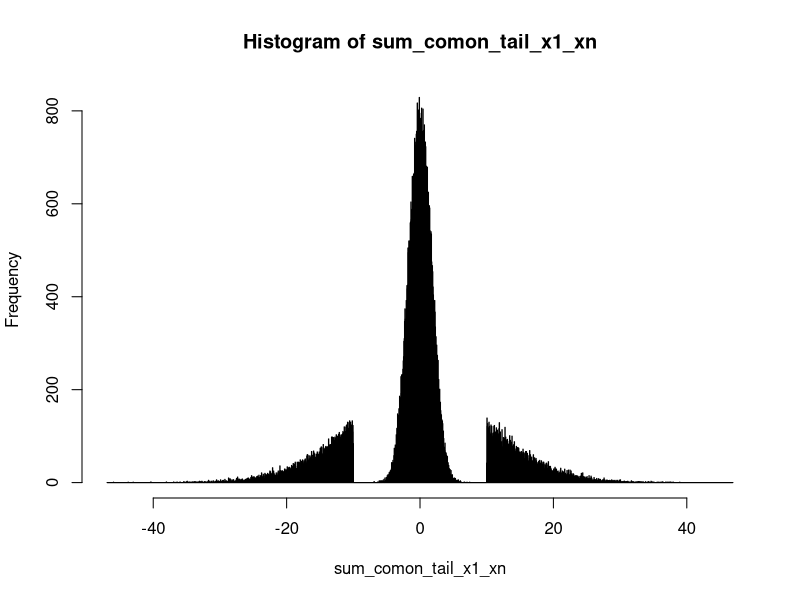
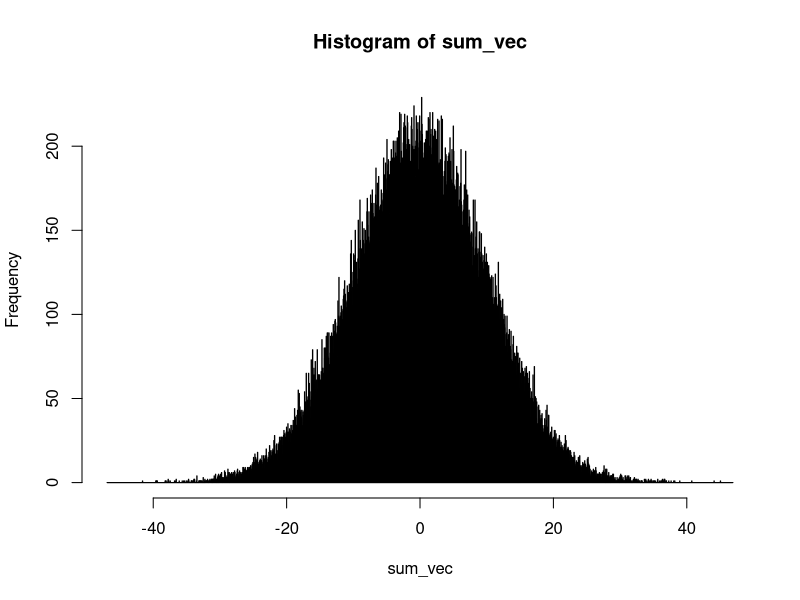

Write R code to recreate these figures, in order.
## ---- chunk 1
knitr::opts_chunk$set(echo = TRUE)
## ---- chunk 2
library(mvtnorm)
## ---- chunk 3
normalComonotonicInTail <- function(middleRegionToSampleFrom, values, mean,stddev){
  ret <- vector()
  for(i in values){
    if( abs((i-mean)/stddev) > stddev){
      ret <- append(ret, i)
    }else{
      ret <- append(ret, sample(middleRegionToSampleFrom,1))
    }
  }
  return(ret)
}
findCovarianceForSumOfMultiple <- function(varianceToMatch,numSamples,dimension){
  f <- function(covar){
    meanVec <- rep(0,dimension)
    dataVec <- rep(covar,dimension*dimension)
    
    for(i in 1:dimension){
      dataVec[(i+(i-1)*dimension)]  <- 1 #ensures diagnol entries are 1's when converted to a matrix
    }
    
    covMat <- matrix(data=dataVec,nrow=dimension,byrow=TRUE)
    x <- rmvnorm(numSamples,mean=meanVec, sigma= covMat)
    sum_vec <- vector()
    
    for(i in 1:dimension){
      sum_vec <- sum_vec + x[,i]
    }
    
    return(abs(var(sum_vec)-varianceToMatch))
  }
  return(optimize(f,c(-1,1),lower=-1,upper=1,maximum=FALSE)$minimum)
}


## ---- chunk 4
numSamples <- 100000
dimension <- 10
stddevRegion <- 1

mommyNormalDist <- rnorm(numSamples)
regionForMiddlePart <- mommyNormalDist[mommyNormalDist>=-1*stddevRegion & 
                                       mommyNormalDist<= 1*stddevRegion  ]

x <- sample(mommyNormalDist)
sum_comon_tail_x1_xn <- x

for(i in 1:(dimension-1)){
  sum_comon_tail_x1_xn <- sum_comon_tail_x1_xn + normalComonotonicInTail(regionForMiddlePart, x, 0, stddevRegion)  
} 

covForBivarNorm <- findCovarianceForSumOfMultiple(var(sum_comon_tail_x1_xn),numSamples,dimension)
print(covForBivarNorm)

dataVec <- rep(covForBivarNorm,dimension*dimension)
    
for(i in 1:dimension){
  dataVec[(i+(i-1)*dimension)] <- 1 #ensures diagnol entries are 1's when converted to a matrix
}

covMat <- matrix(data=dataVec,nrow=dimension,byrow=TRUE)
multiVar <- rmvnorm(numSamples, mean = rep(0,dimension), sigma= covMat)

sum_vec <- multiVar[,1]
    
for(i in 2:dimension){
  sum_vec <- sum_vec + multiVar[,i]
}

temp_df <- data.frame(sum_comon_tail_x1_xn,sum_vec)
largest <- max(abs(unlist(temp_df)))+1
seq1 <- seq(from = -1*largest, to = largest, by = 0.05)


hist(sum_comon_tail_x1_xn,breaks=seq1)
var(sum_comon_tail_x1_xn)
hist(sum_vec,breaks = seq1)
var(sum_vec)


# unif_x <- pnorm(x, sd= sd(x))
# unif_y <- pnorm(y, sd= sd(y))
# 
# hist(unif_x)
# hist(unif_y)
# 
# plot(unif_x,unif_y)
